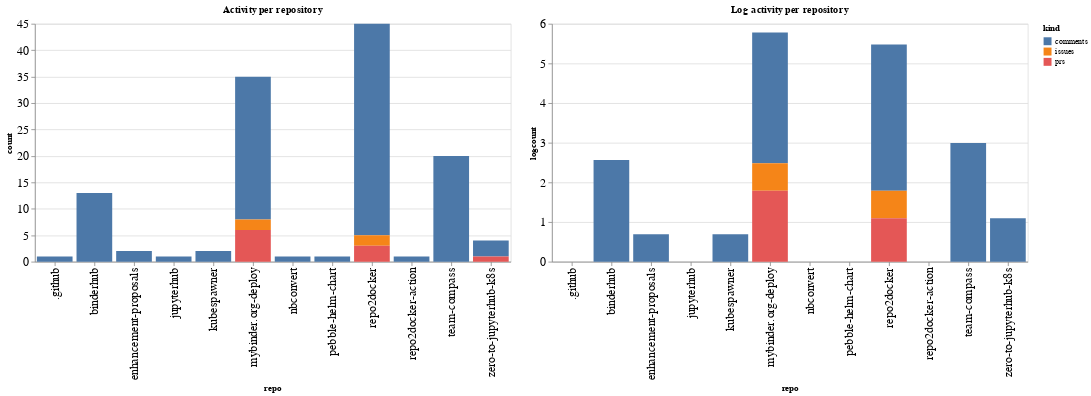

The notebook cell this image was saved under:
### Code cell
ch1 = alt.Chart(repo_summaries, width=600, title="Activity per repository").mark_bar().encode(
    x='repo',
    y='count',
    color='kind',
    tooltip="kind"
)

ch2 = alt.Chart(repo_summaries, width=600, title="Log activity per repository").mark_bar().encode(
    x='repo',
    y='logcount',
    color='kind',
    tooltip="kind"
)

ch1 | ch2

### Figure 1 — Vega-Lite specification as saved in the notebook (floating-point values rounded to 4 significant figures)
{"config": {"axisLeft": {"labelFontSize": 15}, "axisBottom": {"labelFontSize": 15}}, "hconcat": [{"mark": "bar", "encoding": {"color": {"type": "nominal", "field": "kind"}, "tooltip": {"type": "nominal", "field": "kind"}, "x": {"type": "nominal", "field": "repo"}, "y": {"type": "quantitative", "field": "count"}}, "title": "Activity per repository", "width": 600}, {"mark": "bar", "encoding": {"color": {"type": "nominal", "field": "kind"}, "tooltip": {"type": "nominal", "field": "kind"}, "x": {"type": "nominal", "field": "repo"}, "y": {"type": "quantitative", "field": "logcount"}}, "title": "Log activity per repository", "width": 600}], "data": {"name": "data-af077069da742748d2b55ae862fec944"}, "$schema": "https://vega.github.io/schema/vega-lite/v4.8.1.json", "datasets": {"data-af077069da742748d2b55ae862fec944": [{"repo": ".github", "kind": "comments", "count": 1, "logcount": 0.0}, {"repo": "binderhub", "kind": "comments", "count": 13, "logcount": 2.565}, {"repo": "enhancement-proposals", "kind": "comments", "count": 2, "logcount": 0.6931}, {"repo": "jupyterhub", "kind": "comments", "count": 1, "logcount": 0.0}, {"repo": "kubespawner", "kind": "comments", "count": 2, "logcount": 0.6931}, {"repo": "mybinder.org-deploy", "kind": "comments", "count": 27, "logcount": 3.296}, {"repo": "mybinder.org-deploy", "kind": "issues", "count": 2, "logcount": 0.6931}, {"repo": "mybinder.org-deploy", "kind": "prs", "count": 6, "logcount": 1.792}, {"repo": "nbconvert", "kind": "comments", "count": 1, "logcount": 0.0}, {"repo": "pebble-helm-chart", "kind": "comments", "count": 1, "logcount": 0.0}, {"repo": "repo2docker", "kind": "comments", "count": 40, "logcount": 3.689}, {"repo": "repo2docker", "kind": "issues", "count": 2, "logcount": 0.6931}, {"repo": "repo2docker", "kind": "prs", "count": 3, "logcount": 1.099}, {"repo": "repo2docker-action", "kind": "comments", "count": 1, "logcount": 0.0}, {"repo": "team-compass", "kind": "comments", "count": 20, "logcount": 2.996}, {"repo": "zero-to-jupyterhub-k8s", "kind": "comments", "count": 3, "logcount": 1.099}, {"repo": "zero-to-jupyterhub-k8s", "kind": "prs", "count": 1, "logcount": 0.0}]}}
